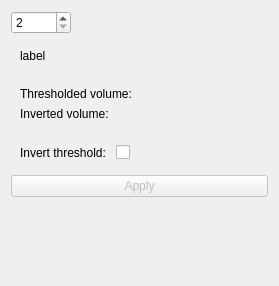
<?xml version="1.0" encoding="UTF-8"?>
<ui version="4.0">
 <class>ButterfkyPatch</class>
 <widget class="qMRMLWidget" name="ButterfkyPatch">
  <property name="geometry">
   <rect>
    <x>0</x>
    <y>0</y>
    <width>279</width>
    <height>286</height>
   </rect>
  </property>
  <layout class="QVBoxLayout" name="verticalLayout">
   <item>
    <layout class="QGridLayout" name="gridLayout">
     <item row="0" column="0">
      <widget class="QSpinBox" name="spinBoxnumberscan">
       <property name="minimum">
        <number>2</number>
       </property>
       <property name="maximum">
        <number>10</number>
       </property>
      </widget>
     </item>
     <item row="0" column="1">
      <widget class="QLabel" name="label_3">
       <property name="text">
        <string/>
       </property>
      </widget>
     </item>
     <item row="0" column="2">
      <widget class="QLabel" name="label_6">
       <property name="text">
        <string/>
       </property>
      </widget>
     </item>
     <item row="0" column="3">
      <widget class="QLabel" name="label_7">
       <property name="text">
        <string/>
       </property>
      </widget>
     </item>
    </layout>
   </item>
   <item>
    <widget class="ctkCollapsibleButton" name="inputsCollapsibleButton" native="true">
     <property name="text" stdset="0">
      <string>Inputs</string>
     </property>
     <layout class="QFormLayout" name="formLayout_2">
      <item row="0" column="0">
       <layout class="QVBoxLayout" name="verticalLayout_2">
        <item>
         <widget class="QLabel" name="label">
          <property name="text">
           <string>label</string>
          </property>
         </widget>
        </item>
       </layout>
      </item>
     </layout>
    </widget>
   </item>
   <item>
    <widget class="ctkCollapsibleButton" name="outputsCollapsibleButton" native="true">
     <property name="text" stdset="0">
      <string>Outputs</string>
     </property>
     <layout class="QFormLayout" name="formLayout_4">
      <item row="0" column="0">
       <widget class="QLabel" name="label_2">
        <property name="text">
         <string>Thresholded volume:</string>
        </property>
       </widget>
      </item>
      <item row="0" column="1">
       <widget class="qMRMLNodeComboBox" name="outputSelector" native="true">
        <property name="toolTip">
         <string>Pick the output to the algorithm.</string>
        </property>
        <property name="nodeTypes" stdset="0">
         <stringlist>
          <string>vtkMRMLScalarVolumeNode</string>
         </stringlist>
        </property>
        <property name="showChildNodeTypes" stdset="0">
         <bool>false</bool>
        </property>
        <property name="noneEnabled" stdset="0">
         <bool>true</bool>
        </property>
        <property name="addEnabled" stdset="0">
         <bool>true</bool>
        </property>
        <property name="removeEnabled" stdset="0">
         <bool>true</bool>
        </property>
       </widget>
      </item>
      <item row="1" column="0">
       <widget class="QLabel" name="label_5">
        <property name="text">
         <string>Inverted volume:</string>
        </property>
       </widget>
      </item>
      <item row="1" column="1">
       <widget class="qMRMLNodeComboBox" name="invertedOutputSelector" native="true">
        <property name="toolTip">
         <string>Result with inverted threshold will be written into this volume</string>
        </property>
        <property name="nodeTypes" stdset="0">
         <stringlist>
          <string>vtkMRMLScalarVolumeNode</string>
         </stringlist>
        </property>
        <property name="showChildNodeTypes" stdset="0">
         <bool>false</bool>
        </property>
        <property name="noneEnabled" stdset="0">
         <bool>true</bool>
        </property>
        <property name="addEnabled" stdset="0">
         <bool>true</bool>
        </property>
        <property name="removeEnabled" stdset="0">
         <bool>true</bool>
        </property>
       </widget>
      </item>
     </layout>
    </widget>
   </item>
   <item>
    <widget class="ctkCollapsibleButton" name="advancedCollapsibleButton" native="true">
     <property name="text" stdset="0">
      <string>Advanced</string>
     </property>
     <property name="collapsed" stdset="0">
      <bool>true</bool>
     </property>
     <layout class="QFormLayout" name="formLayout_3">
      <item row="0" column="0">
       <widget class="QLabel" name="label_4">
        <property name="text">
         <string>Invert threshold: </string>
        </property>
       </widget>
      </item>
      <item row="0" column="1">
       <widget class="QCheckBox" name="invertOutputCheckBox">
        <property name="toolTip">
         <string>If checked, values above threshold are set to 0. If unchecked, values below are set to 0.</string>
        </property>
        <property name="text">
         <string/>
        </property>
       </widget>
      </item>
     </layout>
    </widget>
   </item>
   <item>
    <widget class="QPushButton" name="applyButton">
     <property name="enabled">
      <bool>false</bool>
     </property>
     <property name="toolTip">
      <string>Run the algorithm.</string>
     </property>
     <property name="text">
      <string>Apply</string>
     </property>
    </widget>
   </item>
   <item>
    <spacer name="verticalSpacer">
     <property name="orientation">
      <enum>Qt::Vertical</enum>
     </property>
     <property name="sizeHint" stdset="0">
      <size>
       <width>20</width>
       <height>40</height>
      </size>
     </property>
    </spacer>
   </item>
  </layout>
 </widget>
 <customwidgets>
  <customwidget>
   <class>ctkCollapsibleButton</class>
   <extends>QWidget</extends>
   <header>ctkCollapsibleButton.h</header>
   <container>1</container>
  </customwidget>
  <customwidget>
   <class>qMRMLNodeComboBox</class>
   <extends>QWidget</extends>
   <header>qMRMLNodeComboBox.h</header>
  </customwidget>
  <customwidget>
   <class>qMRMLWidget</class>
   <extends>QWidget</extends>
   <header>qMRMLWidget.h</header>
   <container>1</container>
  </customwidget>
 </customwidgets>
 <resources/>
 <connections>
  <connection>
   <sender>ButterfkyPatch</sender>
   <signal>mrmlSceneChanged(vtkMRMLScene*)</signal>
   <receiver>outputSelector</receiver>
   <slot>setMRMLScene(vtkMRMLScene*)</slot>
   <hints>
    <hint type="sourcelabel">
     <x>82</x>
     <y>135</y>
    </hint>
    <hint type="destinationlabel">
     <x>220</x>
     <y>161</y>
    </hint>
   </hints>
  </connection>
  <connection>
   <sender>ButterfkyPatch</sender>
   <signal>mrmlSceneChanged(vtkMRMLScene*)</signal>
   <receiver>invertedOutputSelector</receiver>
   <slot>setMRMLScene(vtkMRMLScene*)</slot>
   <hints>
    <hint type="sourcelabel">
     <x>161</x>
     <y>8</y>
    </hint>
    <hint type="destinationlabel">
     <x>173</x>
     <y>176</y>
    </hint>
   </hints>
  </connection>
 </connections>
</ui>
